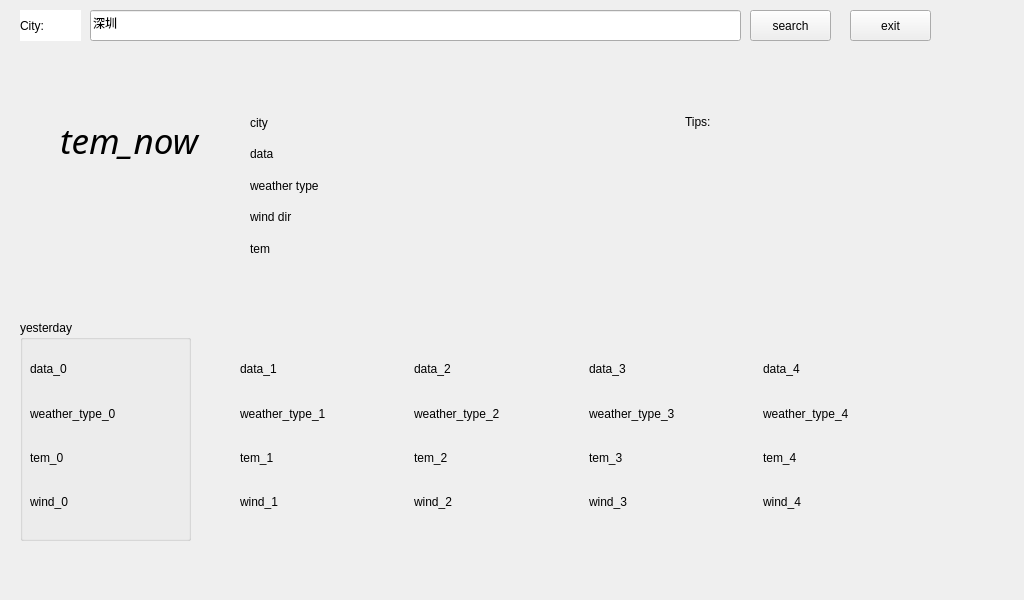
<?xml version="1.0" encoding="UTF-8"?>
<ui version="4.0">
 <class>weather</class>
 <widget class="QWidget" name="weather">
  <property name="geometry">
   <rect>
    <x>0</x>
    <y>0</y>
    <width>1024</width>
    <height>600</height>
   </rect>
  </property>
  <property name="windowTitle">
   <string>Form</string>
  </property>
  <widget class="QPushButton" name="bt_search">
   <property name="geometry">
    <rect>
     <x>750</x>
     <y>10</y>
     <width>81</width>
     <height>31</height>
    </rect>
   </property>
   <property name="text">
    <string>search</string>
   </property>
  </widget>
  <widget class="QLineEdit" name="le_city">
   <property name="geometry">
    <rect>
     <x>90</x>
     <y>10</y>
     <width>651</width>
     <height>31</height>
    </rect>
   </property>
   <property name="text">
    <string>深圳</string>
   </property>
  </widget>
  <widget class="QLabel" name="lb_city_serch">
   <property name="geometry">
    <rect>
     <x>20</x>
     <y>10</y>
     <width>61</width>
     <height>31</height>
    </rect>
   </property>
   <property name="styleSheet">
    <string notr="true">background-color: rgb(255, 255, 255);</string>
   </property>
   <property name="text">
    <string>City:</string>
   </property>
  </widget>
  <widget class="QLabel" name="lb_tem_now">
   <property name="geometry">
    <rect>
     <x>60</x>
     <y>120</y>
     <width>171</width>
     <height>41</height>
    </rect>
   </property>
   <property name="font">
    <font>
     <family>Waree</family>
     <pointsize>26</pointsize>
     <italic>true</italic>
    </font>
   </property>
   <property name="styleSheet">
    <string notr="true"/>
   </property>
   <property name="text">
    <string>tem_now</string>
   </property>
  </widget>
  <widget class="QGroupBox" name="groupBox">
   <property name="geometry">
    <rect>
     <x>20</x>
     <y>320</y>
     <width>171</width>
     <height>221</height>
    </rect>
   </property>
   <property name="title">
    <string>yesterday</string>
   </property>
   <widget class="QWidget" name="">
    <property name="geometry">
     <rect>
      <x>10</x>
      <y>30</y>
      <width>151</width>
      <height>171</height>
     </rect>
    </property>
    <layout class="QVBoxLayout" name="verticalLayout_6">
     <item>
      <widget class="QLabel" name="lb_data_0">
       <property name="text">
        <string>data_0</string>
       </property>
      </widget>
     </item>
     <item>
      <widget class="QLabel" name="lb_type_0">
       <property name="text">
        <string>weather_type_0</string>
       </property>
      </widget>
     </item>
     <item>
      <widget class="QLabel" name="lb_tem_0">
       <property name="text">
        <string>tem_0</string>
       </property>
      </widget>
     </item>
     <item>
      <widget class="QLabel" name="lb_wind_0">
       <property name="text">
        <string>wind_0</string>
       </property>
      </widget>
     </item>
    </layout>
   </widget>
  </widget>
  <widget class="QTextBrowser" name="tb_tips">
   <property name="geometry">
    <rect>
     <x>680</x>
     <y>110</y>
     <width>256</width>
     <height>181</height>
    </rect>
   </property>
   <property name="styleSheet">
    <string notr="true">background-color: rgba(255, 255, 255, 0);</string>
   </property>
   <property name="html">
    <string>&lt;!DOCTYPE HTML PUBLIC &quot;-//W3C//DTD HTML 4.0//EN&quot; &quot;http://www.w3.org/TR/REC-html40/strict.dtd&quot;&gt;
&lt;html&gt;&lt;head&gt;&lt;meta name=&quot;qrichtext&quot; content=&quot;1&quot; /&gt;&lt;style type=&quot;text/css&quot;&gt;
p, li { white-space: pre-wrap; }
&lt;/style&gt;&lt;/head&gt;&lt;body style=&quot; font-family:'Sans Serif'; font-size:9pt; font-weight:400; font-style:normal;&quot;&gt;
&lt;p style=&quot; margin-top:0px; margin-bottom:0px; margin-left:0px; margin-right:0px; -qt-block-indent:0; text-indent:0px;&quot;&gt;&lt;span style=&quot; font-family:'Sans Serif';&quot;&gt;Tips:&lt;/span&gt;&lt;/p&gt;&lt;/body&gt;&lt;/html&gt;</string>
   </property>
  </widget>
  <widget class="QPushButton" name="bt_exit">
   <property name="geometry">
    <rect>
     <x>850</x>
     <y>10</y>
     <width>81</width>
     <height>31</height>
    </rect>
   </property>
   <property name="text">
    <string>exit</string>
   </property>
  </widget>
  <widget class="QWidget" name="">
   <property name="geometry">
    <rect>
     <x>240</x>
     <y>350</y>
     <width>691</width>
     <height>171</height>
    </rect>
   </property>
   <layout class="QHBoxLayout" name="horizontalLayout">
    <item>
     <layout class="QVBoxLayout" name="verticalLayout">
      <item>
       <widget class="QLabel" name="lb_data_1">
        <property name="styleSheet">
         <string notr="true"/>
        </property>
        <property name="text">
         <string>data_1</string>
        </property>
       </widget>
      </item>
      <item>
       <widget class="QLabel" name="lb_type_1">
        <property name="styleSheet">
         <string notr="true"/>
        </property>
        <property name="text">
         <string>weather_type_1</string>
        </property>
       </widget>
      </item>
      <item>
       <widget class="QLabel" name="lb_tem_1">
        <property name="styleSheet">
         <string notr="true"/>
        </property>
        <property name="text">
         <string>tem_1</string>
        </property>
       </widget>
      </item>
      <item>
       <widget class="QLabel" name="lb_wind_1">
        <property name="styleSheet">
         <string notr="true"/>
        </property>
        <property name="text">
         <string>wind_1</string>
        </property>
       </widget>
      </item>
     </layout>
    </item>
    <item>
     <layout class="QVBoxLayout" name="verticalLayout_2">
      <item>
       <widget class="QLabel" name="lb_data_2">
        <property name="text">
         <string>data_2</string>
        </property>
       </widget>
      </item>
      <item>
       <widget class="QLabel" name="lb_type_2">
        <property name="text">
         <string>weather_type_2</string>
        </property>
       </widget>
      </item>
      <item>
       <widget class="QLabel" name="lb_tem_2">
        <property name="text">
         <string>tem_2</string>
        </property>
       </widget>
      </item>
      <item>
       <widget class="QLabel" name="lb_wind_2">
        <property name="text">
         <string>wind_2</string>
        </property>
       </widget>
      </item>
     </layout>
    </item>
    <item>
     <layout class="QVBoxLayout" name="verticalLayout_3">
      <item>
       <widget class="QLabel" name="lb_data_3">
        <property name="text">
         <string>data_3</string>
        </property>
       </widget>
      </item>
      <item>
       <widget class="QLabel" name="lb_type_3">
        <property name="text">
         <string>weather_type_3</string>
        </property>
       </widget>
      </item>
      <item>
       <widget class="QLabel" name="lb_tem_3">
        <property name="text">
         <string>tem_3</string>
        </property>
       </widget>
      </item>
      <item>
       <widget class="QLabel" name="lb_wind_3">
        <property name="text">
         <string>wind_3</string>
        </property>
       </widget>
      </item>
     </layout>
    </item>
    <item>
     <layout class="QVBoxLayout" name="verticalLayout_4">
      <item>
       <widget class="QLabel" name="lb_data_4">
        <property name="text">
         <string>data_4</string>
        </property>
       </widget>
      </item>
      <item>
       <widget class="QLabel" name="lb_type_4">
        <property name="text">
         <string>weather_type_4</string>
        </property>
       </widget>
      </item>
      <item>
       <widget class="QLabel" name="lb_tem_4">
        <property name="text">
         <string>tem_4</string>
        </property>
       </widget>
      </item>
      <item>
       <widget class="QLabel" name="lb_wind_4">
        <property name="text">
         <string>wind_4</string>
        </property>
       </widget>
      </item>
     </layout>
    </item>
   </layout>
  </widget>
  <widget class="QWidget" name="">
   <property name="geometry">
    <rect>
     <x>250</x>
     <y>110</y>
     <width>151</width>
     <height>151</height>
    </rect>
   </property>
   <layout class="QVBoxLayout" name="verticalLayout_5">
    <item>
     <widget class="QLabel" name="lb_city">
      <property name="text">
       <string>city</string>
      </property>
     </widget>
    </item>
    <item>
     <widget class="QLabel" name="lb_data">
      <property name="text">
       <string>data</string>
      </property>
     </widget>
    </item>
    <item>
     <widget class="QLabel" name="lb_weather_type">
      <property name="styleSheet">
       <string notr="true">
</string>
      </property>
      <property name="text">
       <string>weather type</string>
      </property>
     </widget>
    </item>
    <item>
     <widget class="QLabel" name="lb_wind_dir">
      <property name="styleSheet">
       <string notr="true">
</string>
      </property>
      <property name="text">
       <string>wind dir</string>
      </property>
     </widget>
    </item>
    <item>
     <widget class="QLabel" name="lb_tem">
      <property name="text">
       <string>tem</string>
      </property>
     </widget>
    </item>
   </layout>
  </widget>
 </widget>
 <resources/>
 <connections/>
</ui>
